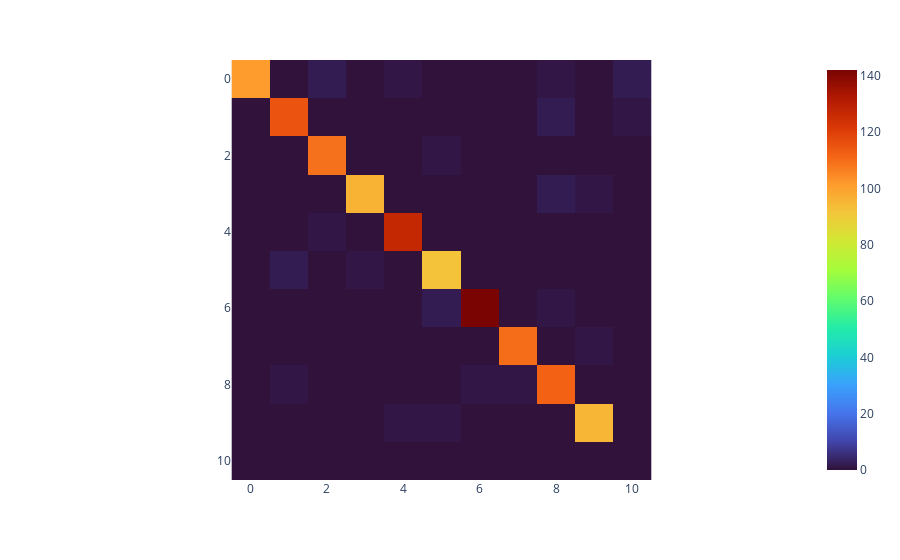

Write notebook code for a chart like this one.
### Markdown cell above
# Metrics

### Code cell
acc = accuracy_score(y_true=test_targets, y_pred=predictions)
accuracy = round(acc*100, 2)

print(f"The accuracy is {accuracy}%")

f1 = f1_score(y_true=test_targets, y_pred=predictions, average="macro")
f1 = round(f1*100, 2)

print(f"The F1-Score is {f1}%")

print(classification_report(y_true=test_targets, y_pred=predictions, digits=4))

conf_matrix = confusion_matrix(y_true=test_targets, y_pred=predictions)
px.imshow(conf_matrix, color_continuous_scale="turbo")

### Figure 1 — Plotly figure (JSON) as saved in the notebook; plotly's stock layout.template omitted (floating-point values rounded to 4 significant figures)
{"data": [{"coloraxis": "coloraxis", "hovertemplate": "x: %{x}<br>y: %{y}<br>color: %{z}<extra></extra>", "name": "0", "type": "heatmap", "xaxis": "x", "yaxis": "y", "z": [[101, 0, 2, 0, 1, 0, 0, 0, 1, 0, 2], [0, 115, 0, 0, 0, 0, 0, 0, 2, 0, 1], [0, 0, 109, 0, 0, 1, 0, 0, 0, 0, 0], [0, 0, 0, 96, 0, 0, 0, 0, 2, 1, 0], [0, 0, 1, 0, 127, 0, 0, 0, 0, 0, 0], [0, 2, 0, 1, 0, 92, 0, 0, 0, 0, 0], [0, 0, 0, 0, 0, 2, 142, 0, 1, 0, 0], [0, 0, 0, 0, 0, 0, 0, 110, 0, 1, 0], [0, 1, 0, 0, 0, 0, 1, 1, 112, 0, 0], [0, 0, 0, 0, 1, 1, 0, 0, 0, 95, 0], [0, 0, 0, 0, 0, 0, 0, 0, 0, 0, 0]]}], "layout": {"coloraxis": {"colorscale": [[0, "#30123b"], [0.07143, "#4145ab"], [0.1429, "#4675ed"], [0.2143, "#39a2fc"], [0.2857, "#1bcfd4"], [0.3571, "#24eca6"], [0.4286, "#61fc6c"], [0.5, "#a4fc3b"], [0.5714, "#d1e834"], [0.6429, "#f3c63a"], [0.7143, "#fe9b2d"], [0.7857, "#f36315"], [0.8571, "#d93806"], [0.9286, "#b11901"], [1, "#7a0402"]]}, "margin": {"t": 60}, "xaxis": {"anchor": "y", "constrain": "domain", "domain": [0, 1], "scaleanchor": "y"}, "yaxis": {"anchor": "x", "autorange": "reversed", "constrain": "domain", "domain": [0, 1]}}}
